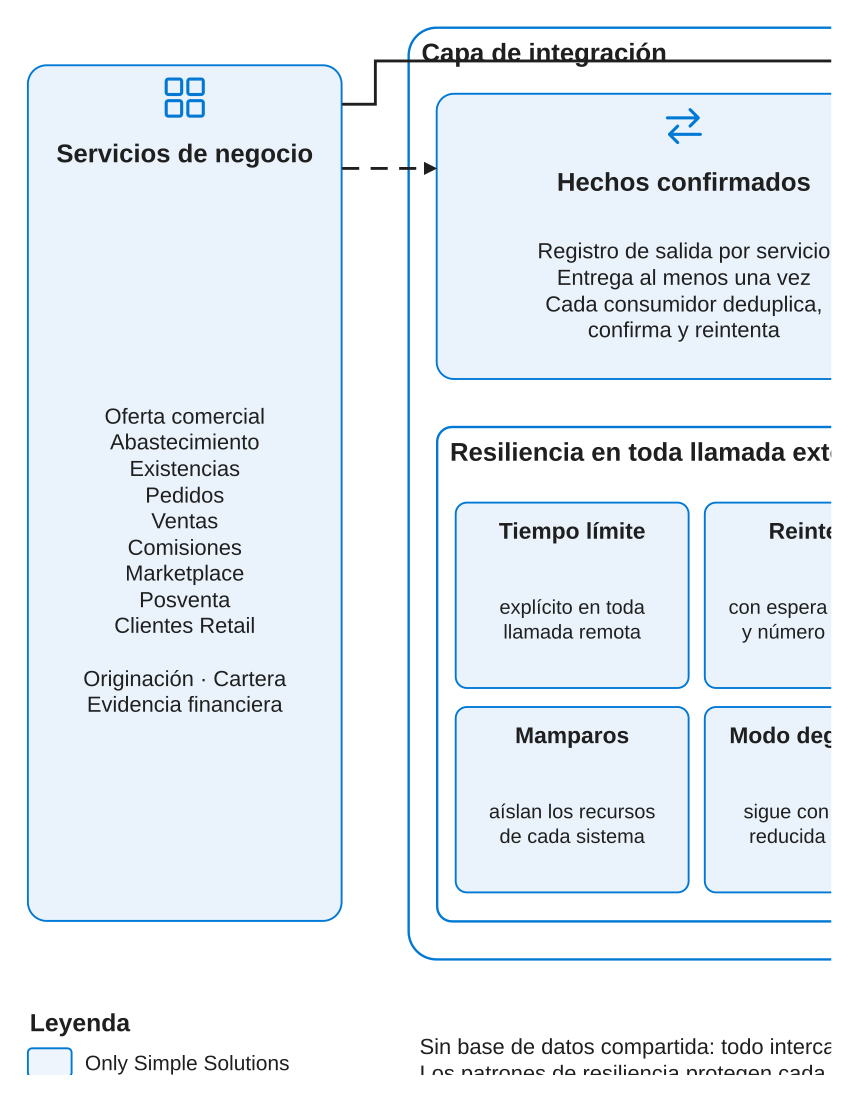

Reproduce this figure in Python.
"""Vista lógica 3 de 3: capa de integración y resiliencia frente a terceros.

Responde: ¿cómo conversa la solución con lo que no construye y qué pasa cuando un tercero falla?
Sigue FEP01 (diap. 50 a 56): la integración se separa en una capa propia, con adaptadores, contrato y patrones de
resiliencia, sin base de datos compartida; los sistemas externos van con otro color y fuera del borde del sistema.
Fuente: SD-04 (4.1, integración y eventos) y Bases Transversales (RT-02.06 a RT-02.09).
Ejecutar: python3 04_Adjuntos/diagramas/diag-04-22_logica-3-integracion.py
"""

from pathlib import Path

from _alcance import box, container, legend
from _drawio import Diagram

d = Diagram(font=24, zone_font=27)
W = 3

srv = box(d, 20, 140, 330, 900, "Servicios de negocio",
          ["", "Oferta comercial", "Abastecimiento", "Existencias", "Pedidos", "Ventas", "Comisiones", "Marketplace",
           "Posventa", "Clientes Retail", "", "Originación · Cartera", "Evidencia financiera"], lsize=23, icon="services")

cap = container(d, 420, 100, 1150, 980, "Capa de integración")
hechos = box(d, 450, 170, 520, 300, "Hechos confirmados",
             ["Registro de salida por servicio", "Entrega al menos una vez", "Cada consumidor deduplica,", "confirma y reintenta"], lsize=23, icon="exchange")
adapt = box(d, 1000, 170, 540, 300, "Adaptadores por sistema",
            ["Traducen y aíslan el modelo", "de cada sistema externo", "Cada uno declara su contrato:", "autoridad, dirección, frecuencia,", "versión, plazo y conciliación"], lsize=23, icon="gateway")

res = container(d, 450, 520, 1090, 520, "Resiliencia en toda llamada externa")
P = [("Tiempo límite", ["explícito en toda", "llamada remota"]),
     ("Reintento", ["con espera creciente", "y número máximo"]),
     ("Cortacircuitos", ["deja de llamar tras", "fallas seguidas"]),
     ("Idempotencia", ["clave única: un", "reintento no duplica"]),
     ("Mamparos", ["aíslan los recursos", "de cada sistema"]),
     ("Modo degradado", ["sigue con función", "reducida y avisa"]),
     ("Cola de fallidos", ["los errores persistentes", "pasan a revisión"])]
for k, (t, lines) in enumerate(P):
    r, c = divmod(k, 4)
    box(d, 470 + c * 262, 600 + r * 215, 245, 195, t, lines, lsize=21, tsize=24)
d.text(1560 - 280, 1000, 270, 36, "", size=20)

ex = 1650
x1 = box(d, ex, 140, 420, 330, "Sistemas del Cliente\nque se conservan", ["ERP y facturación", "Almacén (WMS)", "Marketplace", "Comercio electrónico*", "Fidelización*"],
         scope="cliente", lsize=23, icon="building")
x2 = box(d, ex, 510, 420, 270, "Plataformas actuales\nen convivencia", ["Núcleo Retail 2009", "Crédito 2011", "Punto de venta 2014"], scope="cliente", dashed=True, lsize=23, icon="server")
x3 = box(d, ex, 820, 420, 300, "Terceros", ["Medios de pago", "Transportistas", "Proveedores", "Fiscalización"], scope="tercero", lsize=23, icon="truck")

legend(d, 20, 1130, 330, extra=[("solid", "#1F1F1F", 3, "Llamada con respuesta"), ("dashed", "#1F1F1F", 3, "Hecho confirmado")])
d.text(430, 1130, 1700, 140,
       "Sin base de datos compartida: todo intercambio con un sistema externo pasa por un adaptador y un contrato.\n"
       "Los patrones de resiliencia protegen cada adaptador: la caída de un tercero no detiene a los servicios de negocio.\n"
       "* Se conservan al inicio; su destino lo decide la Etapa 1.", size=23, align="left")

d.edge(srv, hechos, "", line="dashed", width=W, exit=(1, 0.12), entry=(0, 0.26))
d.edge(srv, adapt, "", width=W, exit=(1, 0.045), entry=(0, 0.2), points=[(385, 181), (385, 135), (985, 135), (985, 230)])
d.edge(hechos, adapt, "", line="dashed", width=W, exit=(1, 0.5), entry=(0, 0.5))
d.edge(res, adapt, "", width=W, exit=(0.9, 0), entry=(0.5, 1))
d.edge(adapt, x1, "", width=W, exit=(1, 0.3), entry=(0, 0.5), points=[(1590, 260), (1590, 305)])
d.edge(adapt, x2, "", width=W, exit=(1, 0.6), entry=(0, 0.5))
d.edge(adapt, x3, "", width=W, exit=(1, 0.9), entry=(0, 0.5), points=[(1600, 440), (1600, 970)])

d.save(Path(__file__).with_suffix(".drawio"), formats=("png", "pdf"), scale=2)
